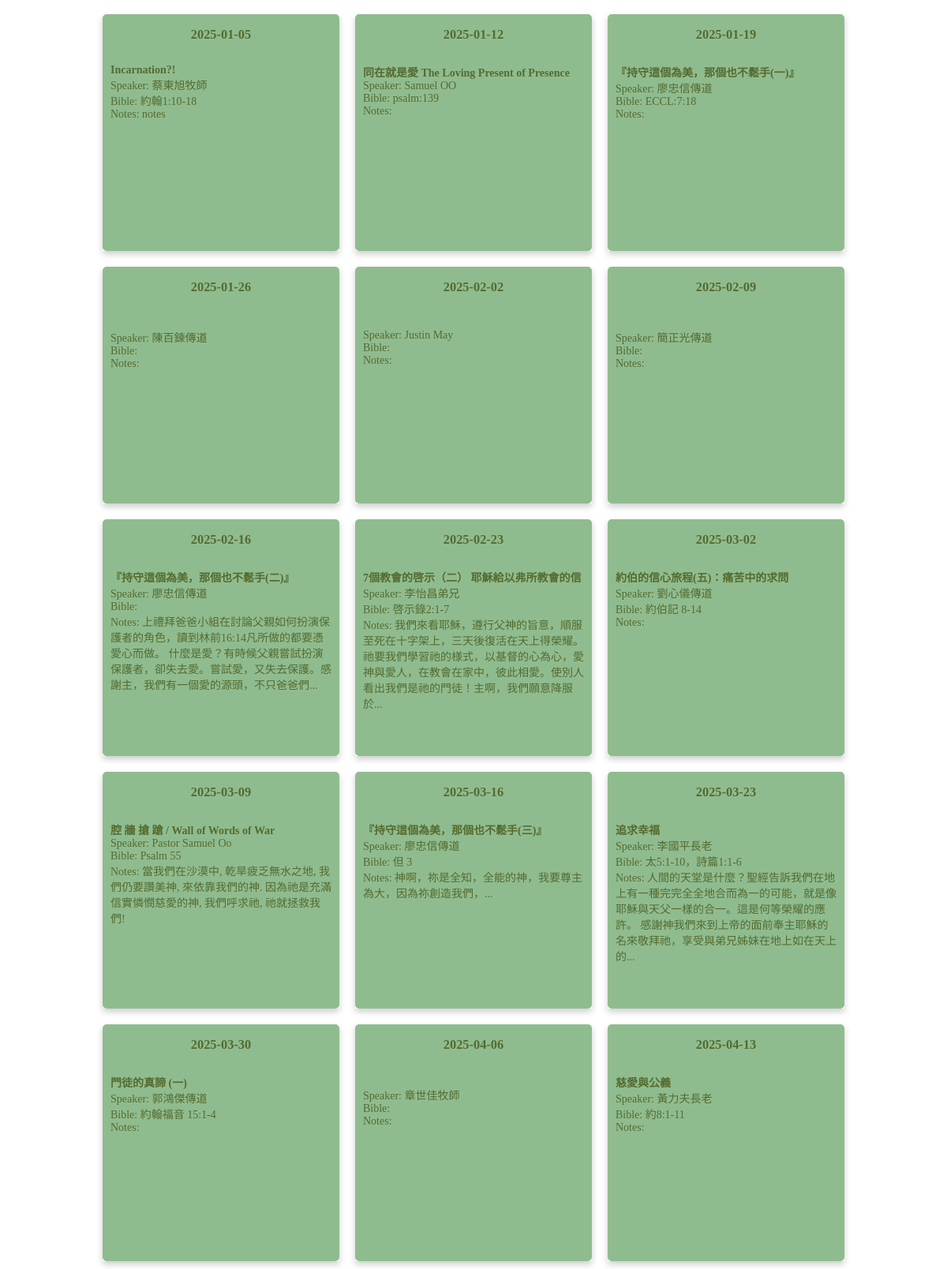
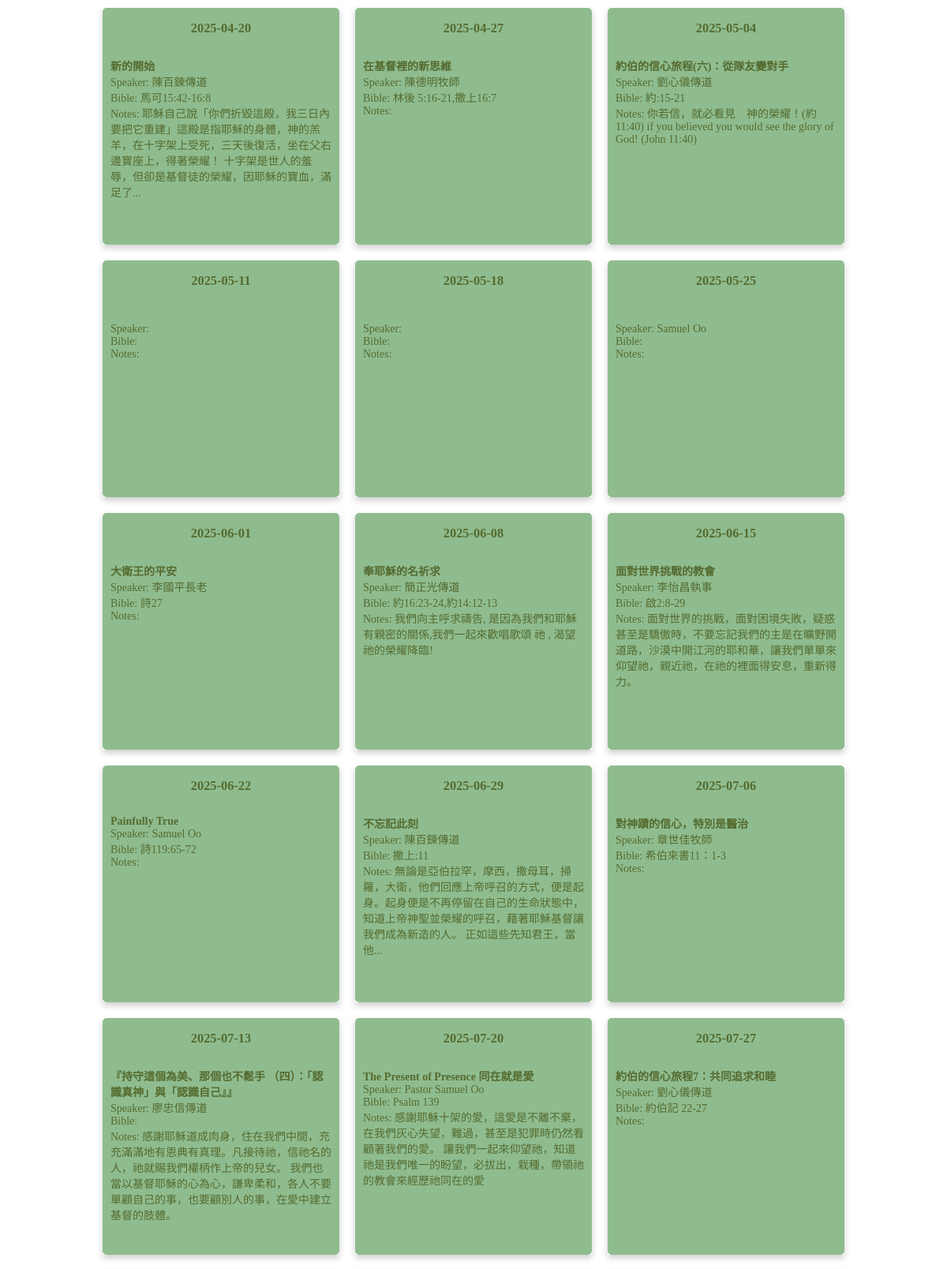
The page / (upper part) on the database its author committed (2 pictures, top to bottom).
### tables this page shows
CREATE TABLE "sermon" (sermon_id INTEGER PRIMARY key, title text, speaker text, bible_verse text, keyword text, outline text, lang text, updated text default CURRENT_TIMESTAMP, date text);

CREATE TABLE "worship" (worship_id INTEGER PRIMARY KEY, title text, notes text, scheduled_date text, sermon_id int);

### web/index.py (the view)
@app.route("/")
def index():
	id = request.args.get('id', None)
	if id:
		songs = Utils.get_worship_songs(id)
		w = Utils.get_worship(id)
		return render_template('song.html', songs=songs, id=id, w=w)
	sundays = Tools.allsundays()
	worship = Utils.worship_list()
	worship = [{'date': x, 'worship': next((y for y in worship if y['date'] == x), -1)} for x in sundays[1]]
	return render_template('worship.html', worship=worship, sundays=sundays)

### app/db.py (called while the page is built)
def run(sql, db_name="worship.db"):
    return __execute(sql, para=None, db_name=db_name)

def __execute(sql, db_name, para=None):
    try:
        con = open(db_name)
        cur = con.cursor()
        if para:
            result = cur.execute(sql, para).fetchall()
        else:
            result = cur.execute(sql).fetchall()
        con.commit()
        return result
    except Exception as e:
        print('error', e)
        return e
    finally:
        close()

def open(db_name):
    con = _connect_db(db_name)
    return con

def close():
    try:
        con.close()
        return None
    except Exception as e:
        return e

def _connect_db(db_name):
    path = os.path.dirname(os.path.dirname(os.path.realpath(__file__)))
    con = sqlite3.connect(os.path.join(path, 'db', db_name))
    return con

### app/tools.py (called while the page is built)
def allsundays():
    now = datetime.now()
    coming_sunday = (now + timedelta(days=6-now.weekday())).strftime("%Y-%m-%d")
    year = now.year
    d = date(year, 1, 1)
    d += timedelta(days = 6 - d.weekday())  # First Sunday
    sundays = []
    sundays.append(d.strftime("%Y-%m-%d"))
    while d.year == year:
        d += timedelta(days = 7)
        if d.year == year:
            sundays.append(d.strftime("%Y-%m-%d"))
    return [coming_sunday, sundays]

### web/templates/worship.html (shortened to what this page needs)
{% include 'header.html' %}
</head>
<body>
<div class="worship_container">
{% for w in worship %}
    <div class="worship-card">
        <div class="card-inner" date="{{ w.date }}">
        <div class="card-front">
            <h3>{{ w.date }}</h3>
    {% if w.worship %}
        <div style="padding:10px;text-align:left;">
            <b>{{ w.worship.sermon_title }}</b><br/>
            Speaker: {{ w.worship.speaker }}<br/>
            Bible: {{ w.worship.bible }}<br/>
            Notes: {{ w.worship.notes|truncate(100) }}
        </div>
            </div>
            <div class="card-back" name="{{ w.worship.worship_id }}">
            <b>Worship Team</b><br/>
                {% for team in w.worship.content %}
                    {% if team.user_name != '' %}
                        {{ team.role }}:&nbsp;{{ team.user_name }}<br/>
                    {% endif %}
                {% endfor %}
            <div class="overlay_btns"><button id="sermon_btn" name="{{ w.worship.worship_id }}">Edit</button> <button id="song_btn" name="{{ w.worship.worship_id }}">Songs</button>&nbsp;<button id="team_btn" name="{{ w.worship.worship_id }}">Teams</button></div>
        </div>
    {% else %}
            </div>
      <div class="card-back">
            <div class="overlay_btns"><button id="song_btn" name="{{ w.worship.worship_id }}">Songs</button>&nbsp;<button id="team_btn" name="{{ w.worship.worship_id }}">Teams</button></div>
      </div>
    {% endif %}
  </div>
</div>
{% endfor %}
</div>
</body>
</html>

### web/templates/header.html (shortened to what this page needs)
<!DOCTYPE html>
<html lang="en">
<head>
    <link href="../static/jquery-ui.css" rel="stylesheet">
</head>

### web/templates/worship.html (style rules this page uses)
.worship_container { display: flex; flex-wrap: wrap; flex-direction: row; align-items: center; justify-content: center; }
.worship_container > div { min-width: 220px; margin: 10px; text-align: center; font-size: 14px; }
.worship-card { background-color: transparent; width: 300px; height: 300px; perspective: 1000px; }
.card-inner { position: relative; width: 100%; height: 100%; text-align: center; transition: transform 0.6s; transform-style: preserve-3d; box-shadow: 0 4px 8px 0 rgba(0,0,0,0.2); }
.card-front, .card-back { position: absolute; width: 100%; height: 100%; -webkit-backface-visibility: hidden; backface-visibility: hidden; border-radius: 5px; }
.card-front { background-color: #8FBC8F; color: #556B2F; }
.card-back { background-color: #009688; color: #fff; transform: rotateY(180deg); }
.overlay_btns { position: absolute ; bottom: 10px; right: 10px; font-size: 12px; }

### rows shown on the page
sermon: worship.sermon_title "Incarnation?!", worship.speaker "蔡東旭牧師", worship.bible "約翰1:10-18"
worship: worship.notes "notes"
sermon: worship.sermon_title "同在就是愛 The Loving Present of Presence", worship.speaker "Samuel OO", worship.bible "psalm:139"
sermon: worship.sermon_title "『持守這個為美，那個也不鬆手(一)』", worship.speaker "廖忠信傳道", worship.bible "ECCL:7:18"
sermon: worship.speaker "陳百鍊傳道"
sermon: worship.speaker "Justin May"
sermon: worship.speaker "簡正光傳道"
sermon: worship.sermon_title "『持守這個為美，那個也不鬆手(二)』", worship.speaker "廖忠信傳道"
worship: worship.notes "上禮拜爸爸小組在討論父親如何扮演保護者的角色，讀到林前16:14凡所做的都要憑愛心而做。 什麼是愛？有時候父親嘗試扮演保護者，卻失去愛。嘗試愛，又失去保護。感謝主，我們有一個愛的源頭，不只爸爸們..."
sermon: worship.sermon_title "7個教會的啓示（二） 耶穌給以弗所教會的信", worship.speaker "李怡昌弟兄", worship.bible "啓示錄2:1-7"
worship: worship.notes "我們來看耶穌，遵行父神的旨意，順服至死在十字架上，三天後復活在天上得榮耀。祂要我們學習祂的様式，以基督的心為心，愛神與愛人，在教會在家中，彼此相愛。使別人看出我們是祂的門徒！主啊，我們願意降服於..."
sermon: worship.sermon_title "約伯的信心旅程(五)：痛苦中的求問", worship.speaker "劉心儀傳道", worship.bible "約伯記 8-14"
sermon: worship.sermon_title "腔 牆 搶 蹌 / Wall of Words of War", worship.speaker "Pastor Samuel Oo", worship.bible "Psalm 55"
worship: worship.notes "當我們在沙漠中, 乾旱疲乏無水之地, 我們仍要讚美神, 來依靠我們的神. 因為祂是充滿信實憐憫慈愛的神, 我們呼求祂, 祂就拯救我們!"
sermon: worship.sermon_title "『持守這個為美，那個也不鬆手(三)』", worship.speaker "廖忠信傳道", worship.bible "但 3"
worship: worship.notes "神啊，祢是全知，全能的神，我要尊主為大，因為祢創造我們，..."
sermon: worship.sermon_title "追求幸福", worship.speaker "李國平長老", worship.bible "太5:1-10，詩篇1:1-6"
worship: worship.notes "人間的天堂是什麼？聖經告訴我們在地上有一種完完全全地合而為一的可能，就是像耶穌與天父一樣的合一。這是何等榮耀的應許。 感謝神我們來到上帝的面前奉主耶穌的名來敬拜祂，享受與弟兄姊妹在地上如在天上的..."
sermon: worship.sermon_title "門徒的真諦 (一)", worship.speaker "郭鴻傑傳道", worship.bible "約翰福音 15:1-4"
sermon: worship.speaker "章世佳牧師"
sermon: worship.sermon_title "慈愛與公義", worship.speaker "黃力夫長老", worship.bible "約8:1-11"
sermon: worship.sermon_title "新的開始", worship.speaker "陳百鍊傳道", worship.bible "馬可15:42-16:8"
worship: worship.notes "耶穌自己說「你們折毀這殿，我三日內要把它重建」這殿是指耶穌的身體，神的羔羊，在十字架上受死，三天後復活，坐在父右邊寶座上，得著榮耀！ 十字架是世人的羞辱，但卻是基督徒的榮耀，因耶穌的寶血，滿足了..."
sermon: worship.sermon_title "在基督裡的新思維", worship.speaker "陳德明牧師", worship.bible "林後 5:16-21,撒上16:7"
sermon: worship.sermon_title "約伯的信心旅程(六)：從隊友變對手", worship.speaker "劉心儀傳道", worship.bible "約:15-21"
worship: worship.notes "你若信，就必看見 神的榮耀！(約11:40) if you believed you would see the glory of God! (John 11:40)"
sermon: worship.speaker "Samuel Oo"
sermon: worship.sermon_title "大衛王的平安", worship.speaker "李國平長老", worship.bible "詩27"
sermon: worship.sermon_title "奉耶穌的名祈求", worship.speaker "簡正光傳道", worship.bible "約16:23-24,約14:12-13"
worship: worship.notes "我們向主呼求禱告, 是因為我們和耶穌有親密的關係,我們一起來歡唱歌頌 祂 , 渴望祂的榮耀降臨!"
sermon: worship.sermon_title "面對世界挑戰的教會", worship.speaker "李怡昌執事", worship.bible "啟2:8-29"
worship: worship.notes "面對世界的挑戰，面對困境失敗，疑惑甚至是驕傲時，不要忘記我們的主是在曠野開道路，沙漠中開江河的耶和華，讓我們單單來仰望祂，親近祂，在祂的裡面得安息，重新得力。"
sermon: worship.sermon_title "Painfully True", worship.speaker "Samuel Oo", worship.bible "詩119:65-72"
sermon: worship.sermon_title "不忘記此刻", worship.speaker "陳百鍊傳道", worship.bible "撒上:11"
worship: worship.notes "無論是亞伯拉罕，摩西，撒母耳，掃羅，大衛，他們回應上帝呼召的方式，便是起身。起身便是不再停留在自己的生命狀態中，知道上帝神聖並榮耀的呼召，藉著耶穌基督讓我們成為新造的人。 正如這些先知君王，當他..."
sermon: worship.sermon_title "對神蹟的信心，特別是醫治", worship.speaker "章世佳牧師", worship.bible "希伯來書11：1-3"
sermon: worship.sermon_title "『持守這個為美、那個也不鬆手 （四）：「認識真神」與「認識自己』』", worship.speaker "廖忠信傳道"
worship: worship.notes "感謝耶穌道成肉身，住在我們中間，充充滿滿地有恩典有真理。凡接待祂，信祂名的人，祂就賜我們權柄作上帝的兒女。 我們也當以基督耶穌的心為心，謙卑柔和，各人不要單顧自己的事，也要顧別人的事，在愛中建立基督的肢體。"
sermon: worship.sermon_title "The Present of Presence 同在就是愛", worship.speaker "Pastor Samuel Oo", worship.bible "Psalm 139"
worship: worship.notes "感謝耶穌十架的愛，這愛是不離不棄，在我們灰心失望，難過，甚至是犯罪時仍然看顧著我們的愛。 讓我們一起來仰望祂，知道祂是我們唯一的盼望，必拔出，栽種，帶領祂的教會來經歷祂同在的愛"
sermon: worship.sermon_title "約伯的信心旅程7：共同追求和睦", worship.speaker "劉心儀傳道", worship.bible "約伯記 22-27"

### other values the page prints
{{ w.date }} "2025-01-05" "2025-01-12" "2025-01-19" "2025-01-26" "2025-02-02" "2025-02-09" "2025-02-16" "2025-02-23" "2025-03-02" "2025-03-09" "2025-03-16" "2025-03-23" "2025-03-30" "2025-04-06" "2025-04-13" "2025-04-20" "2025-04-27" "2025-05-04" "2025-05-11" "2025-05-18" "2025-05-25" "2025-06-01" "2025-06-08" "2025-06-15" "2025-06-22" "2025-06-29" "2025-07-06" "2025-07-13" "2025-07-20" "2025-07-27"
